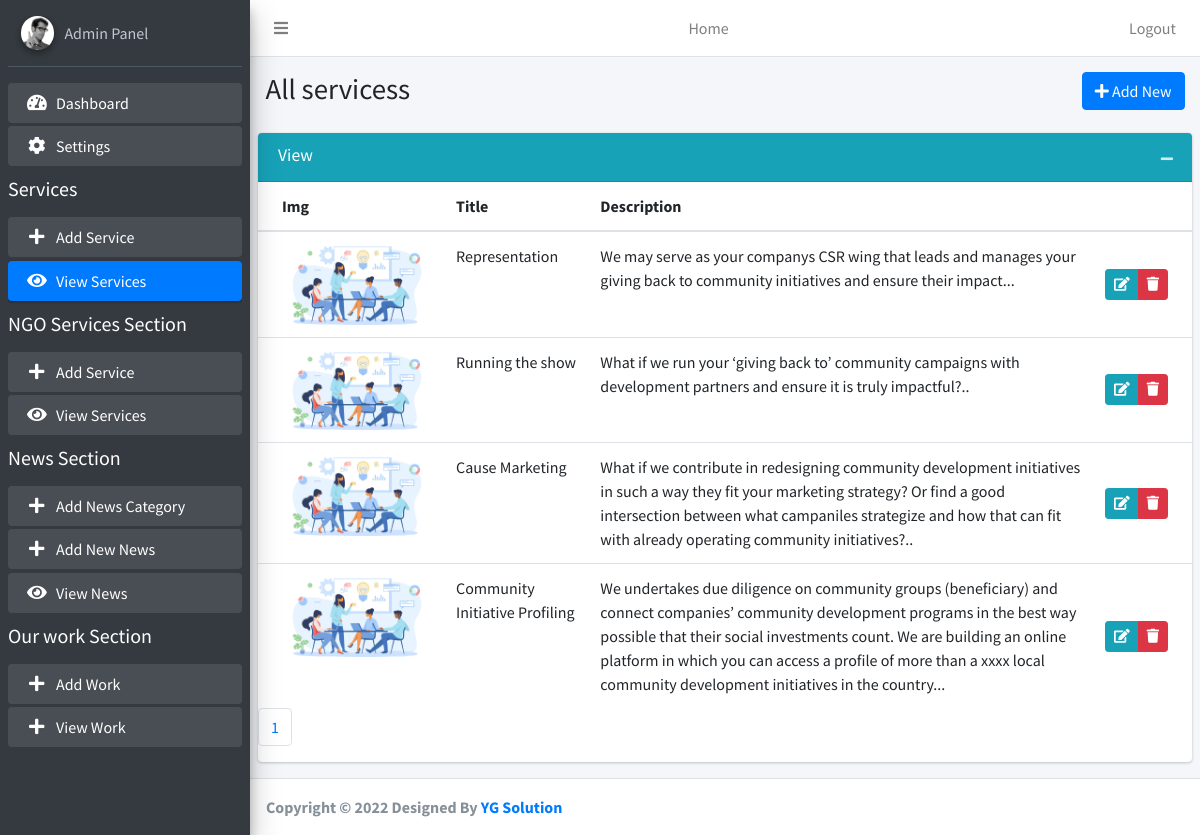
The page /admin/view-services.php (signed in) on the database its author committed.
### tables this page shows
CREATE TABLE `services` (
  `id` int(100) NOT NULL,
  `title` varchar(1000) DEFAULT NULL,
  `short` varchar(1500) DEFAULT NULL,
  `descrip` varchar(10000) DEFAULT NULL,
  `img` varchar(100) DEFAULT NULL,
  `url` varchar(255) DEFAULT NULL,
  `date` varchar(100) DEFAULT NULL,
  `status` varchar(10) DEFAULT NULL
);

### admin/view-services.php (the view, shortened to what this page needs)
<?php
include 'conn.php';
?>
<!DOCTYPE html>
<html>
<head>
  <link rel="stylesheet" href="plugins/fontawesome-free/css/all.min.css">
  <link rel="stylesheet" href="https://code.ionicframework.com/ionicons/2.0.1/css/ionicons.min.css">
  <link rel="stylesheet" href="dist/css/adminlte.min.css">
  <link rel="stylesheet" href="plugins/summernote/summernote-bs4.css">
</head>
<body class="hold-transition sidebar-mini">
  <div class="wrapper">
    <?php include "topbar.php"; ?>
    <?php include "sidebar.php"; ?>
    <?php
    $limit = 10;
    if (isset($_GET["page"])) {
      $page  = $_GET["page"];
    } else {
      $page = 1;
    };
    $serial = ($page - 1) * $limit;
    $resultt = mysqli_query($con, "SELECT * FROM services ORDER BY id DESC LIMIT $serial, $limit");
    ?>
    <div class="content-wrapper">
      <section class="content-header">
        <div class="container-fluid">
          <div class="row mb-2">
            <div class="col-sm-6">
              <h1>All servicess</h1>
            </div>
            <div class="col-sm-6" style="text-align:right;">
              <a class="btn btn-primary" href="add-services.php">
                <i class="fa fa-plus" aria-hidden="true"></i> Add New</a>
            </div>
          </div>
        </div>
      </section>
      <section class="content">
        <div class="row">
          <div class="col-md-12">
            <div class="card card-info">
              <div class="card-header">
                <h3 class="card-title">View</h3>
                <div class="card-tools">
                  <button type="button" class="btn btn-tool" data-card-widget="collapse" data-toggle="tooltip" title="Collapse">
                    <i class="fas fa-minus"></i></button>
                </div>
              </div>
              <div class="card-body p-0">
                <table class="table">
                  <thead>
                    <tr>
                      <th>Img</th>
                      <th>Title</th>
                      <th>Description</th>
                      <th></th>
                    </tr>
                  </thead>
                  <tbody>
                    <?php
                    while ($roww = mysqli_fetch_array($resultt)) {
                    ?>
                      <tr>
                        <td><img style="width:150px;" src="images/services/<?php echo $roww["img"]; ?>"></td>
                        <td><?php echo $roww["title"]; ?></td>
                        <td><?php $dec = $roww['descrip'];
                            $removetag = strip_tags($dec);
                            $trim = $string = substr($removetag, 0, 600);
                            echo $trim; ?>..</td>
                        <td class="text-right py-0 align-middle">
                          <div class="btn-group btn-group-sm">
                            <a href="add-services.php?edit=<?php echo $roww["id"]; ?>" onclick="return confirm('Are you sure?')" class="btn btn-info"><i class="fas fa-edit"></i></a>
                            <a href="view-services.php?delete_id=<?php echo $roww["id"]; ?>" onclick="return confirm('Are you sure?')" class="btn btn-danger"><i class="fas fa-trash"></i></a>
                          </div>
                        </td>
                      </tr>
                    <?php
                    }
                    ?>
                  </tbody>
                </table>
              </div>
              <?php
              $result_db = mysqli_query($con, "SELECT COUNT(id) FROM services");
              $row_db = mysqli_fetch_row($result_db);
              $total_records = $row_db[0];
              $total_pages = ceil($total_records / $limit);
              $pagLink = "<ul class='pagination'>";
              for ($i = 1; $i <= $total_pages; $i++) {
                $pagLink .= "<li class='page-item'><a class='page-link' href='view-services.php?page=" . $i . "'>" . $i . "</a></li>";
              }
              echo $pagLink . "</ul>";
              ?>
            </div>
          </div>
        </div>
      </section>
    </div>
    <?php include "footer.php"; ?>
  </div>
</body>
</html>

### rows shown on the page
services: img (picture), title "Representation", descrip "We may serve as your companys CSR wing that leads and manages your giving back to community initiatives and ensure their impact."
services: img (picture), title "Running the show", descrip "What if we run your ‘giving back to’ community campaigns with development partners and ensure it is truly impactful?"
services: img (picture), title "Cause Marketing", descrip "What if we contribute in redesigning community development initiatives in such a way they fit your marketing strategy? Or find a good intersection between what campaniles strategize and how that can fit with already operating community initiatives?"
services: img (picture), title "Community Initiative Profiling", descrip "We undertakes due diligence on community groups (beneficiary) and connect companies’ community development programs in the best way possible that their social investments count. We are building an online platform in which you can access a profile of more than a xxxx local community development initiatives in the country."
